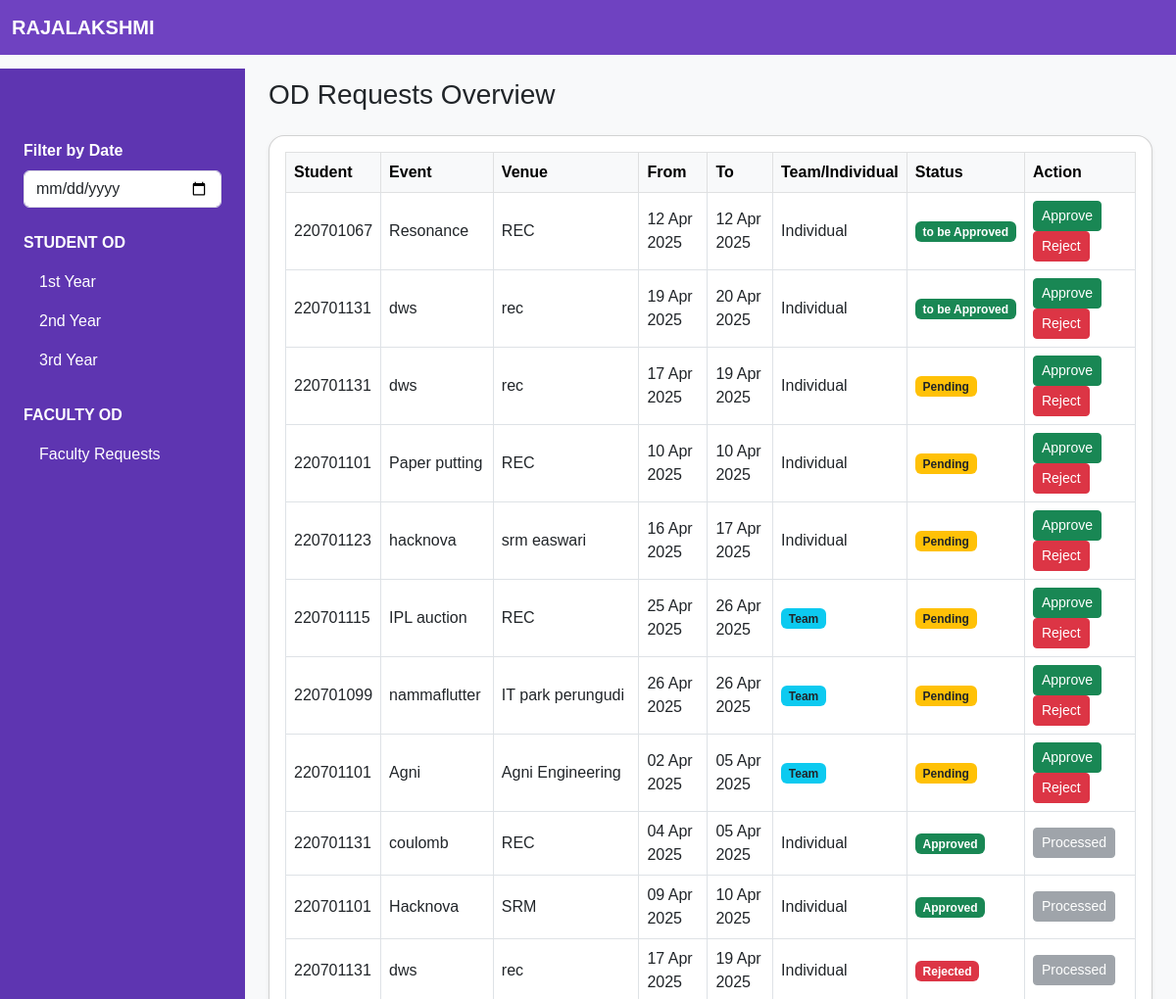
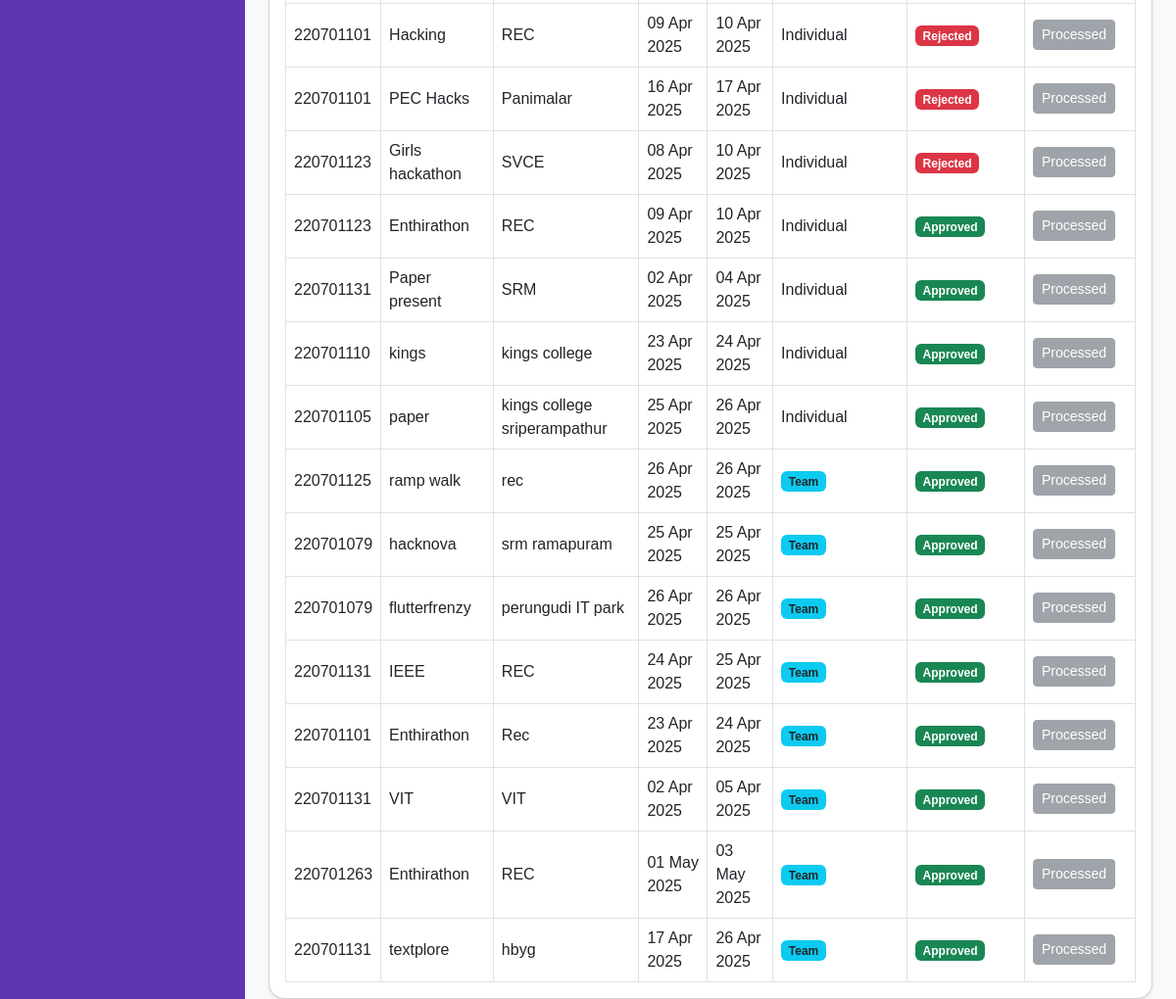
The app's page /faculty/hod-home with its own data (2 pictures, top to bottom).
### student/models.py (models this page shows, shortened)
class student_OD(models.Model):
    student = models.ForeignKey(Student, related_name='ODs', on_delete=models.CASCADE)
    ClassOf = models.ForeignKey(Class, related_name='ODs', on_delete=models.CASCADE)
    eventName = models.CharField(max_length=50)
    eventType = models.CharField(max_length=50)
    venue = models.CharField(max_length=50)
    proof = models.FileField(upload_to='proofs/', blank=True, null=True)
    start_date = models.DateField()
    end_date = models.DateField()
    isTeam = models.BooleanField(default=False)
    teammates = models.ManyToManyField(Student, related_name='teammates', blank=True)
    class_incharge = models.ForeignKey(Faculty, related_name='OD_to_be_approve', on_delete=models.CASCADE)
    class_incharge_approval = models.BooleanField(default=False)
    OD_rejection = models.BooleanField(default=False)
    academic_head_approval = models.BooleanField(default=False)
    hod_approval = models.BooleanField(default=False)

class Student(models.Model):
    user = models.OneToOneField(User, on_delete=models.CASCADE)
    roll_number = models.CharField(max_length=10)
    department = models.CharField(max_length=50,default="CSE")
    section = models.CharField(max_length=10,default="A")
    year = models.IntegerField(default="2")

### faculty/views.py (the view)
# urls.py: path('hod-home',views.hod_home,name='hod_home'),
def hod_home(request):
    filter_date = request.GET.get('date')
    content = {}
    if filter_date:
        from datetime import datetime
        filter_date = datetime.strptime(filter_date, '%Y-%m-%d').date()
        od_requests = student_OD.objects.filter(hod_approval=False, OD_rejection=False,start_date__lte=filter_date,end_date__gte=filter_date)
        pending_od_requests = student_OD.objects.filter(academic_head_approval=False,OD_rejection=False,start_date__lte=filter_date,end_date__gte=filter_date)
        pending_od_requests |= student_OD.objects.filter(class_incharge_approval=False,OD_rejection=False,start_date__lte=filter_date,end_date__gte=filter_date)
        processed_od_requests = student_OD.objects.filter(hod_approval=True,start_date__lte=filter_date,end_date__gte=filter_date)
        processed_od_requests |= student_OD.objects.filter(OD_rejection=True,start_date__lte=filter_date,end_date__gte=filter_date)
        content = {
            'od_requests': od_requests,
            'pending_od_requests': pending_od_requests,
            'processed_od_requests': processed_od_requests,
        }
    else:
        od_requests = student_OD.objects.filter(academic_head_approval=True, hod_approval=False,OD_rejection=False)
        pending_od_requests = student_OD.objects.filter(academic_head_approval=False,hod_approval=False,OD_rejection=False)
        pending_od_requests |= student_OD.objects.filter(class_incharge_approval=False,hod_approval=False,OD_rejection=False)
        processed_od_requests = student_OD.objects.filter(hod_approval=True)
        processed_od_requests |= student_OD.objects.filter(OD_rejection=True)
        content = {
            'od_requests': od_requests,
            'pending_od_requests': pending_od_requests,
            'processed_od_requests': processed_od_requests,
        }
    return render(request, 'hod-home.html',content)

### faculty/templates/hod-home.html (shortened to what this page needs)
{% extends 'hod-side-navbar.html' %}
{% load static %}
{% block maincontent %}
<h3 class="mb-4">OD Requests Overview</h3>
<div class="card shadow-sm rounded-4 p-3 bg-white">
  <div class="table-responsive">
    <table class="table align-middle table-bordered mb-0">
      <thead class="table-light">
        <tr>
          <th>Student</th>
          <th>Event</th>
          <th>Venue</th>
          <th>From</th>
          <th>To</th>
          <th>Team/Individual</th>
          <th>Status</th>
          <th>Action</th>
        </tr>
      </thead>
      <tbody>
        {% for od in od_requests %}
            <tr id="od-{{od.id}}" >
                <td>{{od.student.user.username}}</td>
                <td>{{od.eventName}}</td>
                <td>{{od.venue}}</td>
                <td>{{od.start_date | date:"d M Y"}}</td>
                <td>{{od.end_date | date:"d M Y"}}</td>
                {% if od.isTeam %}
                <td>
                <span
                  tabindex="0"
                  class="badge bg-info text-dark"
                  role="button"
                  data-bs-toggle="popover"
                  data-bs-trigger="hover focus"
                  data-bs-html="true"
                  title="Teammates"
                  data-bs-content="{% for mate in od.teammates.all %}{{ mate.user.username }}<br>{% endfor %}"
                >
                  Team
                </span>
              </td>
                {% else %}
                  <td>Individual</td>
                {% endif %}
                <td><span class="badge bg-success">to be Approved</span></td>
                <td>
                <button class="btn btn-success btn-sm" onclick="handleOdRequest({{od.id}},'approve')" data-url="{% url 'process_od' 1 'approve' %}">Approve</button>
                <button class="btn btn-danger btn-sm" onclick="handleOdRequest({{od.id}},'reject')" data-url="{% url 'process_od' 1 'approve' %}">Reject</button>
                </td>
            </tr>
        {% endfor %}
        {% for od in pending_od_requests %}
            <tr id="od-{{od.id}}" >
                <td>{{od.student.user.username}}</td>
                <td>{{od.eventName}}</td>
                <td>{{od.venue}}</td>
                <td>{{od.start_date | date:"d M Y"}}</td>
                <td>{{od.end_date | date:"d M Y"}}</td>
                {% if od.isTeam %}
                  <td><span
                    tabindex="0"
                    class="badge bg-info text-dark"
                    role="button"
                    data-bs-toggle="popover"
                    data-bs-trigger="hover focus"
                    data-bs-html="true"
                    title="Teammates"
                    data-bs-content="{% for mate in od.teammates.all %}{{ mate.user.username }}<br>{% endfor %}"
                  >
                    Team
                  </span></td>
                {% else %}
                  <td>Individual</td>
                {% endif %}
                <td><span class="badge bg-warning text-dark">Pending</span></td>
                <td>
                <button class="btn btn-success btn-sm" onclick="handleOdRequest({{od.id}},'approve')" data-url="{% url 'process_od' 1 'approve' %}">Approve</button>
                <button class="btn btn-danger btn-sm" onclick="handleOdRequest({{od.id}},'reject')" data-url="{% url 'process_od' 1 'approve' %}">Reject</button>
                </td>
            </tr>
        {% endfor %}
        {% for od in processed_od_requests %}
            <tr id="od-{{od.id}}" >
                <td>{{od.student.user.username}}</td>
                <td>{{od.eventName}}</td>
                <td>{{od.venue}}</td>
                <td>{{od.start_date | date:"d M Y"}}</td>
                <td>{{od.end_date | date:"d M Y"}}</td>
                {% if od.isTeam %}
                  <td><span
                    tabindex="0"
                    class="badge bg-info text-dark"
                    role="button"
                    data-bs-toggle="popover"
                    data-bs-trigger="hover focus"
                    data-bs-html="true"
                    title="Teammates"
                    data-bs-content="{% for mate in od.teammates.all %}{{ mate.user.username }}<br>{% endfor %}"
                  >
                    Team
                  </span></td>
                {% else %}
                  <td>Individual</td>
                {% endif %}
                {% if od.hod_approval %}
                  <td><span class="badge bg-success">Approved</span></td>
                {% else %}
                  <td><span class="badge bg-danger">Rejected</span></td>
                {% endif %}
                <td>
                  <button class="btn btn-secondary btn-sm" disabled>Processed</button>
                </td>
            </tr>
        {% endfor %}
      </tbody>
    </table>
  </div>
</div>
{% endblock %}

### OD_management_system/static/css/styles.css (style rules this page uses)
body { font-family: Arial, sans-serif; background: #f8f9fa; margin: 0; padding: 0; }

### records on screen
student_OD: student.user.username "220701067", eventName "Resonance", venue "REC", start_date "12 Apr 2025", end_date "12 Apr 2025", isTeam "Individual"
student_OD: student.user.username "220701131", eventName "dws", venue "rec", start_date "19 Apr 2025", end_date "20 Apr 2025", isTeam "Individual"
student_OD: student.user.username "220701131", eventName "dws", venue "rec", start_date "17 Apr 2025", end_date "19 Apr 2025", isTeam "Individual"
student_OD: student.user.username "220701101", eventName "Paper putting", venue "REC", start_date "10 Apr 2025", end_date "10 Apr 2025", isTeam "Individual"
student_OD: student.user.username "220701123", eventName "hacknova", venue "srm easwari", start_date "16 Apr 2025", end_date "17 Apr 2025", isTeam "Individual"
student_OD: student.user.username "220701115", eventName "IPL auction", venue "REC", start_date "25 Apr 2025", end_date "26 Apr 2025"
student_OD: student.user.username "220701099", eventName "nammaflutter", venue "IT park perungudi", start_date "26 Apr 2025", end_date "26 Apr 2025"
student_OD: student.user.username "220701101", eventName "Agni", venue "Agni Engineering", start_date "02 Apr 2025", end_date "05 Apr 2025"
student_OD: student.user.username "220701131", eventName "coulomb", venue "REC", start_date "04 Apr 2025", end_date "05 Apr 2025", isTeam "Individual", hod_approval "Approved"
student_OD: student.user.username "220701101", eventName "Hacknova", venue "SRM", start_date "09 Apr 2025", end_date "10 Apr 2025", isTeam "Individual", hod_approval "Approved"
student_OD: student.user.username "220701131", eventName "dws", venue "rec", start_date "17 Apr 2025", end_date "19 Apr 2025", isTeam "Individual", hod_approval "Rejected"
student_OD: student.user.username "220701101", eventName "Hacking", venue "REC", start_date "09 Apr 2025", end_date "10 Apr 2025", isTeam "Individual", hod_approval "Rejected"
student_OD: student.user.username "220701101", eventName "PEC Hacks", venue "Panimalar", start_date "16 Apr 2025", end_date "17 Apr 2025", isTeam "Individual", hod_approval "Rejected"
student_OD: student.user.username "220701123", eventName "Girls hackathon", venue "SVCE", start_date "08 Apr 2025", end_date "10 Apr 2025", isTeam "Individual", hod_approval "Rejected"
student_OD: student.user.username "220701123", eventName "Enthirathon", venue "REC", start_date "09 Apr 2025", end_date "10 Apr 2025", isTeam "Individual", hod_approval "Approved"
student_OD: student.user.username "220701131", eventName "Paper present", venue "SRM", start_date "02 Apr 2025", end_date "04 Apr 2025", isTeam "Individual", hod_approval "Approved"
student_OD: student.user.username "220701110", eventName "kings", venue "kings college", start_date "23 Apr 2025", end_date "24 Apr 2025", isTeam "Individual", hod_approval "Approved"
student_OD: student.user.username "220701105", eventName "paper", venue "kings college sriperampathur", start_date "25 Apr 2025", end_date "26 Apr 2025", isTeam "Individual", hod_approval "Approved"
student_OD: student.user.username "220701125", eventName "ramp walk", venue "rec", start_date "26 Apr 2025", end_date "26 Apr 2025", hod_approval "Approved"
student_OD: student.user.username "220701079", eventName "hacknova", venue "srm ramapuram", start_date "25 Apr 2025", end_date "25 Apr 2025", hod_approval "Approved"
student_OD: student.user.username "220701079", eventName "flutterfrenzy", venue "perungudi IT park", start_date "26 Apr 2025", end_date "26 Apr 2025", hod_approval "Approved"
student_OD: student.user.username "220701131", eventName "IEEE", venue "REC", start_date "24 Apr 2025", end_date "25 Apr 2025", hod_approval "Approved"
student_OD: student.user.username "220701101", eventName "Enthirathon", venue "Rec", start_date "23 Apr 2025", end_date "24 Apr 2025", hod_approval "Approved"
student_OD: student.user.username "220701131", eventName "VIT", venue "VIT", start_date "02 Apr 2025", end_date "05 Apr 2025", hod_approval "Approved"
student_OD: student.user.username "220701263", eventName "Enthirathon", venue "REC", start_date "01 May 2025", end_date "03 May 2025", hod_approval "Approved"
student_OD: student.user.username "220701131", eventName "textplore", venue "hbyg", start_date "17 Apr 2025", end_date "26 Apr 2025", hod_approval "Approved"
